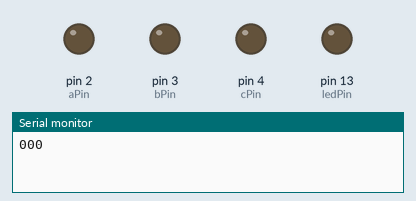
Bench run of a sketch on a simulated Arduino Uno, built with avr-gcc and run on an emulated ATmega328P. Shown: output pins drawn as LEDs (lit = HIGH), the last lines printed to the serial monitor.

Above: at 0.1 s.
At 1.9 s:
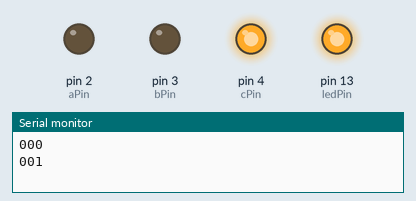
At 3.7 s:
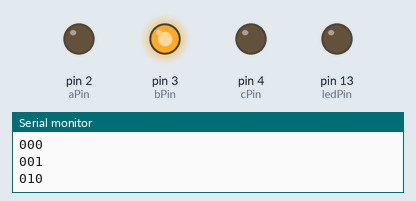
At 5.5 s:
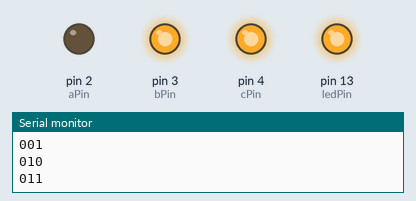
At 9.1 s:
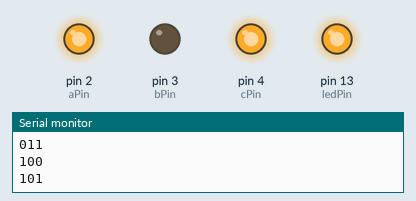
At 12.7 s:
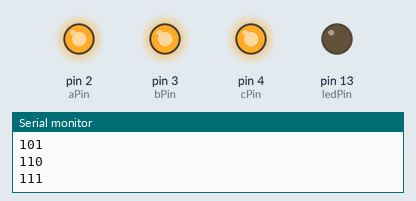
Timing chart, 0 to 40.0 s (numbered marks = the images above):
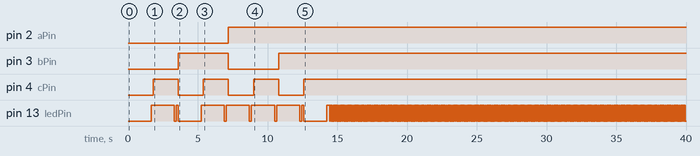

The sketch:

AOI_tester_arduino.ino
```cpp
/****************************************
Please connect input A to digital pin 2, B to 3, and C to 4.
It will run through each of the 8 logic combos and light up the
on-board led if the breadboard led should be on.
****************************************/

#define ledPin 13
#define aPin 2
#define bPin 3
#define cPin 4
int delay_time = 1500;

void setup() {
Serial.begin(9600);
pinMode(ledPin, OUTPUT);
pinMode(aPin, OUTPUT);
pinMode(bPin, OUTPUT);
pinMode(cPin, OUTPUT);
}

void loop() {
//for logic statement: AC' + A'C + AB'C
for(int i = 0; i < 8; i++){
      int c = bitRead(i, 0);
      int b = bitRead(i, 1);
      int a = bitRead(i, 2);
      Serial.println(String(a) + String(b) + String(c));
      if(a != c) {
        digitalWrite(ledPin, HIGH);
      }
      if((a == c && a == 1) && b == 0) {
        digitalWrite(ledPin, HIGH);
      }
      digitalWrite(aPin, a);
      digitalWrite(bPin, b);
      digitalWrite(cPin, c);
      delay(delay_time);
      sw();
    }
while(true) {
  digitalWrite(ledPin, HIGH);   // turn the LED on (HIGH is the voltage level)
  delay(50);              // wait for a second
  digitalWrite(ledPin, LOW);    // turn the LED off by making the voltage LOW
  delay(50);              // wait for a second
}
}

void sw() {
  digitalWrite(ledPin, LOW);
  delay(150);
  digitalWrite(ledPin, HIGH);
  delay(150);
  digitalWrite(ledPin, LOW);
}
```

Measured:
- by itself, pin 2 (aPin): LOW → HIGH at 7.2 s
- by itself, pin 3 (bPin): LOW → HIGH at 3.6 s, → LOW 3.6 s later, → HIGH 3.6 s later
- by itself, pin 4 (cPin): alternates HIGH for 1.8 s and LOW for 1.8 s, 7 changes in all, then stays HIGH
- by itself, pin 13 (ledPin): LOW → HIGH at 1.7 s, → LOW 1.7 s later, → HIGH 0.15 s later, → LOW 0.15 s later, … (526 changes in this stretch)
